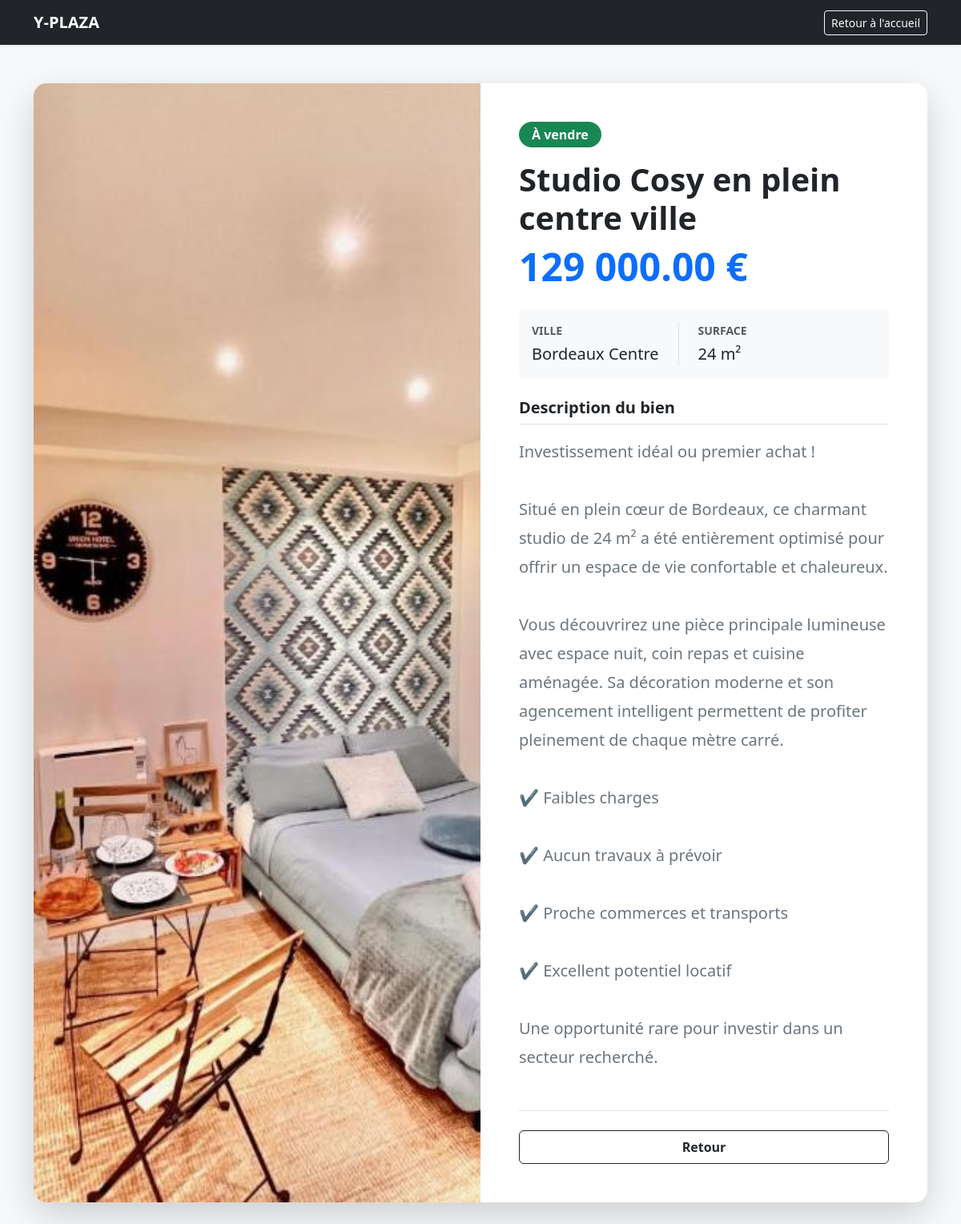
Page /bien/3 on the committed database.
### tables this page shows
CREATE TABLE biens (
            id INTEGER PRIMARY KEY AUTOINCREMENT,
            titre TEXT NOT NULL,
            description TEXT,
            prix REAL NOT NULL,
            surface INTEGER NOT NULL,
            ville TEXT NOT NULL,
            statut TEXT DEFAULT 'A vendre',
            agent_id INTEGER, image_url TEXT DEFAULT 'https://images.unsplash.com/photo-1560518883-ce09059eeffa?ixlib=rb-4.0.3&auto=format&fit=crop&w=600&q=80',
            FOREIGN KEY (agent_id) REFERENCES utilisateurs(id)
        );

### app.py (the view)
@app.route('/bien/<int:id>')
def details(id):
    bien = recuperer_bien_par_id(id)
    if bien is None:
        flash("Ce bien immobilier n'existe pas.", "warning")
        return redirect(url_for('accueil'))
    return render_template('details.html', bien=bien)

### models/bien_immobilier.py (called while the page is built)
    def prix_formate(self):
        return f"{self.prix:,.2f} €".replace(',', ' ')

### models/dao.py (called while the page is built)
def get_db_connection():
    conn = sqlite3.connect('y_plaza.db')
    conn.row_factory = sqlite3.Row
    return conn

def recuperer_bien_par_id(id_bien):
    conn = get_db_connection()
    cursor = conn.cursor()
    cursor.execute('SELECT * FROM biens WHERE id = ?', (id_bien,))
    ligne = cursor.fetchone()
    conn.close()
    if ligne is None:
        return None
    return BienImmobilier(
        id=ligne['id'],
        titre=ligne['titre'],
        description=ligne['description'],
        prix=ligne['prix'],
        surface=ligne['surface'],
        ville=ligne['ville'],
        statut=ligne['statut'],
        image_url=ligne['image_url']
    )

### templates/details.html (shortened to what this page needs)
<!DOCTYPE html>
<html lang="fr">
<head>
    <link href="https://cdn.jsdelivr.net/npm/bootstrap@5.3.0/dist/css/bootstrap.min.css" rel="stylesheet">
</head>
<body class="bg-light">
    <nav class="navbar navbar-expand-lg navbar-dark bg-dark mb-5 shadow-sm">
        <div class="container">
            <a class="navbar-brand fw-bold" href="/">Y-PLAZA</a>
            <a href="/" class="btn btn-outline-light btn-sm">Retour à l'accueil</a>
        </div>
    </nav>
    <main class="container mb-5">
        <div class="card shadow-lg border-0 overflow-hidden rounded-4">
            <div class="row g-0">
                <div class="col-md-6">
                    <img src="{{ bien.image_url }}" class="img-fluid w-100 h-100" alt="Photo de {{ bien.titre }}" style="object-fit: cover; min-height: 500px;">
                </div>
                <div class="col-md-6 bg-white">
                    <div class="card-body p-5 d-flex flex-column h-100">
                        <div class="mb-auto">
                            <span class="badge bg-success mb-3 fs-6 px-3 py-2 rounded-pill">À vendre</span>
                            <h1 class="card-title fw-bold text-dark mb-2 display-6">{{ bien.titre }}</h1>
                            <h2 class="text-primary fw-bold mb-4 display-5">{{ bien.prix_formate() }}</h2>
                            <div class="d-flex gap-4 mb-4 p-3 bg-light rounded-3 text-dark">
                                <div><strong class="text-muted d-block small text-uppercase mb-1">Ville</strong> <span class="fs-5">{{ bien.ville }}</span></div>
                                <div class="border-start ps-4"><strong class="text-muted d-block small text-uppercase mb-1">Surface</strong> <span class="fs-5">{{ bien.surface }} m²</span></div>
                            </div>
                            <h3 class="h5 fw-bold border-bottom pb-2 mt-4">Description du bien</h3>
                            <p class="card-text text-secondary mt-3 fs-5" style="line-height: 1.8; white-space: pre-line;">{{ bien.description }}</p>
                        </div>
                        <div class="mt-5 pt-4 border-top d-flex gap-3">
                            <a href="/" class="btn btn-outline-dark px-4 py-2 fw-bold w-100">Retour</a>
                        </div>
                    </div>
                </div>
            </div>
        </div>
    </main>
</body>
</html>

### rows in the picture
biens: image_url (picture), titre "Studio Cosy en plein centre ville", ville "Bordeaux Centre", surface "24", description "Investissement idéal ou premier achat ! Situé en plein cœur de Bordeaux, ce charmant studio de 24 m² a été entièrement optimisé pour offrir un espace de vie confortable et chaleureux. Vous découvrirez une pièce principale lumineuse avec espace nuit, coin repas et cuisine aménagée. Sa décoration moderne et son agencement intelligent permettent de profiter pleinement de chaque mètre carré. ✔ Faibles charges ✔ Aucun travaux à prévoir ✔ Proche commerces et transports ✔ Excellent potentiel locatif Une opportunité rare pour investir dans un secteur recherché."

### other values in the picture
{{ bien.prix_formate() }} "129 000.00 €"
